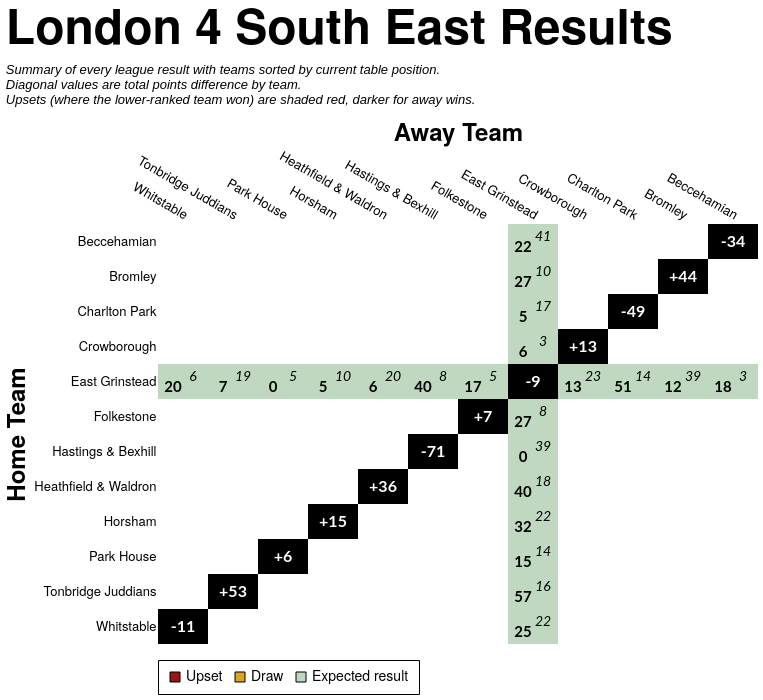

Vega-Lite specification stored for this chart:
### Vega-Lite specification from a JSON file in a GitHub repository (floating-point values rounded to 4 significant figures; data arrays with more than 128 entries replaced by an {"elided": "..."} marker saying what was removed)
{"config": {"axis": {"labelFont": "PT Sans Narrow, Helvetica Neue, Helvetica, Arial, sans-serif", "titleFont": "PT Sans Narrow, Helvetica Neue, Helvetica, Arial, sans-serif", "labelFontSize": 13, "titleFontSize": 24, "gridColor": "#202947", "gridOpacity": 0.2, "zindex": 1}, "text": {"font": "Lato, sans-serif"}, "bar": {"cornerRadiusEnd": 5}, "header": {"labelFont": "PT Sans Narrow, Helvetica Neue, Helvetica, Arial, sans-serif", "titleFont": "PT Sans Narrow, Helvetica Neue, Helvetica, Arial, sans-serif", "labelFontSize": 24, "titleFontSize": 28, "labelFontWeight": "bold", "orient": "left"}, "legend": {"labelFont": "PT Sans Narrow, Helvetica Neue, Helvetica, Arial, sans-serif", "titleFont": "PT Sans Narrow, Helvetica Neue, Helvetica, Arial, sans-serif", "labelFontSize": 14, "titleFontSize": 16, "titlePadding": 5, "fillColor": "white", "strokeColor": "black", "padding": 10, "titleFontWeight": "lighter", "titleFontStyle": "italic", "titleColor": "gray", "offset": 10}, "title": {"font": "PT Sans Narrow, Helvetica Neue, Helvetica, Arial, sans-serif", "fontSize": 48, "fontWeight": "bold", "anchor": "start", "align": "center", "titlePadding": 20, "subtitlePadding": 10, "subtitleFontSize": 13, "subtitleColor": "", "subtitleFontStyle": "italic", "offset": 15, "color": "black"}, "axisX": {"labelAngle": 0}, "facet": {"title": null, "header": null, "align": {"row": "each", "column": "each"}, "spacing": 10}, "resolve": {"scale": {"y": "independent", "facet": "independent"}}, "background": "transparent", "scale": {"offsetBandPaddingOuter": 0.2, "offsetBandPaddingInner": 0.1}, "view": {"stroke": null, "background": "transparent"}}, "layer": [{"data": {"name": "data-a66dc1eab37a1bbf2a9d750fb4ce1ec0"}, "mark": {"type": "rect"}, "encoding": {"color": {"field": "unexpected_result", "legend": {"labelExpr": "datum.value === 'Upset (Away Win)' ? 'Upset' : datum.value", "labelLimit": 220, "offset": 16, "orient": "bottom", "symbolStrokeColor": "black", "symbolStrokeWidth": 1, "values": ["Upset (Away Win)", "Draw", "Expected result"]}, "scale": {"domain": ["Expected result", "Upset (Home Win)", "Upset (Away Win)", "Draw", "To be played", "N/A"], "range": ["#146f1444", "#991515bb", "#991515", "goldenrod", "white", "black"]}, "title": null, "type": "nominal"}, "opacity": {"condition": {"test": "datum.home_team == param_20['home_team'] || datum.away_team == param_20['home_team'] || !isValid(param_20['home_team'])", "value": 1.0}, "value": 0.1}, "tooltip": [{"field": "home_team", "title": "Home", "type": "nominal"}, {"field": "away_team", "title": "Away", "type": "nominal"}, {"field": "home_score_text", "title": "Home Score", "type": "nominal"}, {"field": "away_score_text", "title": "Away Score", "type": "nominal"}, {"field": "result", "title": "Result", "type": "nominal"}, {"field": "unexpected_result", "title": "Unexpectedness", "type": "nominal"}, {"field": "date", "format": "%d %b %Y", "title": "Date", "type": "temporal"}], "x": {"axis": {"domain": false, "grid": false, "labelAngle": 30, "orient": "top", "ticks": false}, "field": "away_team", "sort": ["Whitstable", "Tonbridge Juddians", "Park House", "Horsham", "Heathfield & Waldron", "Hastings & Bexhill", "Folkestone", "East Grinstead", "Crowborough", "Charlton Park", "Bromley", "Beccehamian"], "title": "Away Team", "type": "nominal"}, "y": {"axis": {"domain": false, "grid": false, "ticks": false}, "field": "home_team", "sort": ["Beccehamian", "Bromley", "Charlton Park", "Crowborough", "East Grinstead", "Folkestone", "Hastings & Bexhill", "Heathfield & Waldron", "Horsham", "Park House", "Tonbridge Juddians", "Whitstable"], "title": "Home Team", "type": "nominal"}}, "name": "view_21"}, {"data": {"name": "data-a66dc1eab37a1bbf2a9d750fb4ce1ec0"}, "mark": {"type": "text", "fontStyle": "italic", "size": 14, "xOffset": 10, "yOffset": -5}, "encoding": {"color": {"condition": {"test": "(datum.home_team == param_20['home_team'] || datum.away_team == param_20['home_team'] || !isValid(param_20['home_team'])) && datum.unexpected_result == 'Expected result'", "value": "black"}, "value": "white"}, "text": {"field": "away_score_text", "type": "nominal"}, "x": {"field": "away_team", "sort": ["Whitstable", "Tonbridge Juddians", "Park House", "Horsham", "Heathfield & Waldron", "Hastings & Bexhill", "Folkestone", "East Grinstead", "Crowborough", "Charlton Park", "Bromley", "Beccehamian"], "type": "nominal"}, "y": {"field": "home_team", "sort": ["Beccehamian", "Bromley", "Charlton Park", "Crowborough", "East Grinstead", "Folkestone", "Hastings & Bexhill", "Heathfield & Waldron", "Horsham", "Park House", "Tonbridge Juddians", "Whitstable"], "type": "nominal"}}, "transform": [{"filter": "datum.away_score_text != '' && datum.away_score_text != 'WO'"}]}, {"data": {"name": "data-a66dc1eab37a1bbf2a9d750fb4ce1ec0"}, "mark": {"type": "text", "size": 12, "xOffset": 10, "yOffset": -5}, "encoding": {"color": {"condition": {"test": "(datum.home_team == param_20['home_team'] || datum.away_team == param_20['home_team'] || !isValid(param_20['home_team'])) && datum.unexpected_result == 'Expected result'", "value": "black"}, "value": "white"}, "text": {"field": "away_score_text", "type": "nominal"}, "x": {"field": "away_team", "sort": ["Whitstable", "Tonbridge Juddians", "Park House", "Horsham", "Heathfield & Waldron", "Hastings & Bexhill", "Folkestone", "East Grinstead", "Crowborough", "Charlton Park", "Bromley", "Beccehamian"], "type": "nominal"}, "y": {"field": "home_team", "sort": ["Beccehamian", "Bromley", "Charlton Park", "Crowborough", "East Grinstead", "Folkestone", "Hastings & Bexhill", "Heathfield & Waldron", "Horsham", "Park House", "Tonbridge Juddians", "Whitstable"], "type": "nominal"}}, "transform": [{"filter": "datum.away_score_text == 'WO'"}]}, {"data": {"name": "data-a66dc1eab37a1bbf2a9d750fb4ce1ec0"}, "mark": {"type": "text", "fontWeight": "bold", "size": 15, "xOffset": -10, "yOffset": 5}, "encoding": {"color": {"condition": {"test": "(datum.home_team == param_20['home_team'] || datum.away_team == param_20['home_team'] || !isValid(param_20['home_team'])) && datum.unexpected_result == 'Expected result'", "value": "black"}, "value": "white"}, "text": {"field": "home_score_text", "type": "nominal"}, "x": {"field": "away_team", "sort": ["Whitstable", "Tonbridge Juddians", "Park House", "Horsham", "Heathfield & Waldron", "Hastings & Bexhill", "Folkestone", "East Grinstead", "Crowborough", "Charlton Park", "Bromley", "Beccehamian"], "type": "nominal"}, "y": {"field": "home_team", "sort": ["Beccehamian", "Bromley", "Charlton Park", "Crowborough", "East Grinstead", "Folkestone", "Hastings & Bexhill", "Heathfield & Waldron", "Horsham", "Park House", "Tonbridge Juddians", "Whitstable"], "type": "nominal"}}, "transform": [{"filter": "datum.home_score_text != '' && datum.home_score_text != 'WO'"}]}, {"data": {"name": "data-a66dc1eab37a1bbf2a9d750fb4ce1ec0"}, "mark": {"type": "text", "size": 12, "xOffset": -10, "yOffset": 5}, "encoding": {"color": {"condition": {"test": "(datum.home_team == param_20['home_team'] || datum.away_team == param_20['home_team'] || !isValid(param_20['home_team'])) && datum.unexpected_result == 'Expected result'", "value": "black"}, "value": "white"}, "text": {"field": "home_score_text", "type": "nominal"}, "x": {"field": "away_team", "sort": ["Whitstable", "Tonbridge Juddians", "Park House", "Horsham", "Heathfield & Waldron", "Hastings & Bexhill", "Folkestone", "East Grinstead", "Crowborough", "Charlton Park", "Bromley", "Beccehamian"], "type": "nominal"}, "y": {"field": "home_team", "sort": ["Beccehamian", "Bromley", "Charlton Park", "Crowborough", "East Grinstead", "Folkestone", "Hastings & Bexhill", "Heathfield & Waldron", "Horsham", "Park House", "Tonbridge Juddians", "Whitstable"], "type": "nominal"}}, "transform": [{"filter": "datum.home_score_text == 'WO'"}]}, {"data": {"name": "data-c2a0b339b26e188ceb94ff2724314932"}, "mark": {"type": "text", "color": "white", "fontWeight": "bold", "size": 16}, "encoding": {"text": {"field": "display_text", "type": "nominal"}, "tooltip": [{"field": "home_team", "title": "Team", "type": "nominal"}, {"field": "display_text", "title": "Points Difference", "type": "nominal"}], "x": {"field": "away_team", "sort": ["Whitstable", "Tonbridge Juddians", "Park House", "Horsham", "Heathfield & Waldron", "Hastings & Bexhill", "Folkestone", "East Grinstead", "Crowborough", "Charlton Park", "Bromley", "Beccehamian"], "type": "nominal"}, "y": {"field": "home_team", "sort": ["Beccehamian", "Bromley", "Charlton Park", "Crowborough", "East Grinstead", "Folkestone", "Hastings & Bexhill", "Heathfield & Waldron", "Horsham", "Park House", "Tonbridge Juddians", "Whitstable"], "type": "nominal"}}}], "height": {"step": 35}, "params": [{"name": "param_20", "select": {"type": "point", "clear": "dblclick", "fields": ["home_team"], "on": "click"}, "value": null, "views": ["view_21"]}], "title": {"text": "London 4 South East Results", "subtitle": ["Summary of every league result with teams sorted by current table position.", "Diagonal values are total points difference by team.", "Upsets (where the lower-ranked team won) are shaded red, darker for away wins."]}, "width": {"step": 50}, "$schema": "https://vega.github.io/schema/vega-lite/v5.20.1.json", "datasets": {"data-a66dc1eab37a1bbf2a9d750fb4ce1ec0": {"elided": "144 records"}, "data-c2a0b339b26e188ceb94ff2724314932": [{"home_team": "Beccehamian", "away_team": "Beccehamian", "match_id": null, "date": "", "home_score": null, "away_score": null, "home_walkover": null, "away_walkover": null, "result": "N/A", "home_score_text": "", "away_score_text": "", "wo_result": "", "score_text": "", "display_text": "-34", "is_diagonal": true, "result_simple": "N/A", "unexpected_result": "N/A", "unexpected_opacity": 1.0}, {"home_team": "Bromley", "away_team": "Bromley", "match_id": null, "date": "", "home_score": null, "away_score": null, "home_walkover": null, "away_walkover": null, "result": "N/A", "home_score_text": "", "away_score_text": "", "wo_result": "", "score_text": "", "display_text": "+44", "is_diagonal": true, "result_simple": "N/A", "unexpected_result": "N/A", "unexpected_opacity": 1.0}, {"home_team": "Charlton Park", "away_team": "Charlton Park", "match_id": null, "date": "", "home_score": null, "away_score": null, "home_walkover": null, "away_walkover": null, "result": "N/A", "home_score_text": "", "away_score_text": "", "wo_result": "", "score_text": "", "display_text": "-49", "is_diagonal": true, "result_simple": "N/A", "unexpected_result": "N/A", "unexpected_opacity": 1.0}, {"home_team": "Crowborough", "away_team": "Crowborough", "match_id": null, "date": "", "home_score": null, "away_score": null, "home_walkover": null, "away_walkover": null, "result": "N/A", "home_score_text": "", "away_score_text": "", "wo_result": "", "score_text": "", "display_text": "+13", "is_diagonal": true, "result_simple": "N/A", "unexpected_result": "N/A", "unexpected_opacity": 1.0}, {"home_team": "East Grinstead", "away_team": "East Grinstead", "match_id": null, "date": "", "home_score": null, "away_score": null, "home_walkover": null, "away_walkover": null, "result": "N/A", "home_score_text": "", "away_score_text": "", "wo_result": "", "score_text": "", "display_text": "-9", "is_diagonal": true, "result_simple": "N/A", "unexpected_result": "N/A", "unexpected_opacity": 1.0}, {"home_team": "Folkestone", "away_team": "Folkestone", "match_id": null, "date": "", "home_score": null, "away_score": null, "home_walkover": null, "away_walkover": null, "result": "N/A", "home_score_text": "", "away_score_text": "", "wo_result": "", "score_text": "", "display_text": "+7", "is_diagonal": true, "result_simple": "N/A", "unexpected_result": "N/A", "unexpected_opacity": 1.0}, {"home_team": "Hastings & Bexhill", "away_team": "Hastings & Bexhill", "match_id": null, "date": "", "home_score": null, "away_score": null, "home_walkover": null, "away_walkover": null, "result": "N/A", "home_score_text": "", "away_score_text": "", "wo_result": "", "score_text": "", "display_text": "-71", "is_diagonal": true, "result_simple": "N/A", "unexpected_result": "N/A", "unexpected_opacity": 1.0}, {"home_team": "Heathfield & Waldron", "away_team": "Heathfield & Waldron", "match_id": null, "date": "", "home_score": null, "away_score": null, "home_walkover": null, "away_walkover": null, "result": "N/A", "home_score_text": "", "away_score_text": "", "wo_result": "", "score_text": "", "display_text": "+36", "is_diagonal": true, "result_simple": "N/A", "unexpected_result": "N/A", "unexpected_opacity": 1.0}, {"home_team": "Horsham", "away_team": "Horsham", "match_id": null, "date": "", "home_score": null, "away_score": null, "home_walkover": null, "away_walkover": null, "result": "N/A", "home_score_text": "", "away_score_text": "", "wo_result": "", "score_text": "", "display_text": "+15", "is_diagonal": true, "result_simple": "N/A", "unexpected_result": "N/A", "unexpected_opacity": 1.0}, {"home_team": "Park House", "away_team": "Park House", "match_id": null, "date": "", "home_score": null, "away_score": null, "home_walkover": null, "away_walkover": null, "result": "N/A", "home_score_text": "", "away_score_text": "", "wo_result": "", "score_text": "", "display_text": "+6", "is_diagonal": true, "result_simple": "N/A", "unexpected_result": "N/A", "unexpected_opacity": 1.0}, {"home_team": "Tonbridge Juddians", "away_team": "Tonbridge Juddians", "match_id": null, "date": "", "home_score": null, "away_score": null, "home_walkover": null, "away_walkover": null, "result": "N/A", "home_score_text": "", "away_score_text": "", "wo_result": "", "score_text": "", "display_text": "+53", "is_diagonal": true, "result_simple": "N/A", "unexpected_result": "N/A", "unexpected_opacity": 1.0}, {"home_team": "Whitstable", "away_team": "Whitstable", "match_id": null, "date": "", "home_score": null, "away_score": null, "home_walkover": null, "away_walkover": null, "result": "N/A", "home_score_text": "", "away_score_text": "", "wo_result": "", "score_text": "", "display_text": "-11", "is_diagonal": true, "result_simple": "N/A", "unexpected_result": "N/A", "unexpected_opacity": 1.0}]}}
